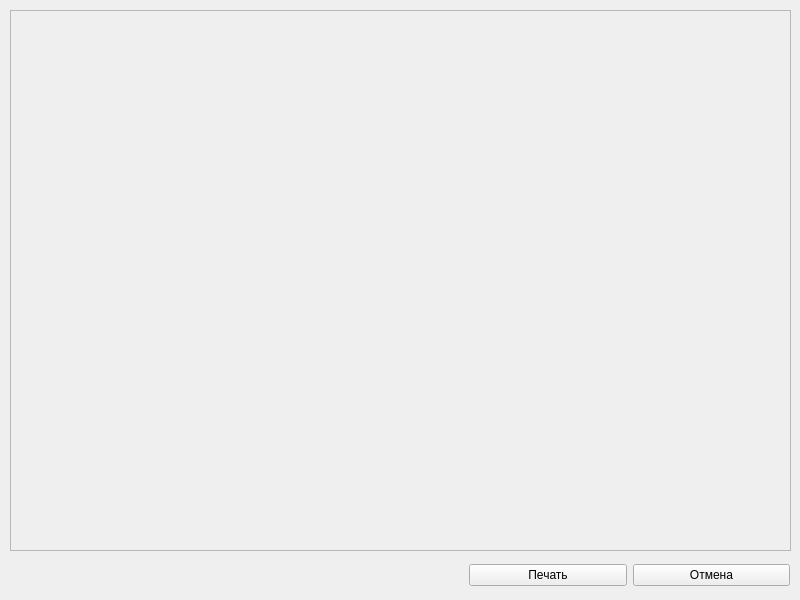
<?xml version="1.0" encoding="UTF-8"?>
<ui version="4.0">
 <class>PreViewWnd</class>
 <widget class="QWidget" name="PreViewWnd">
  <property name="geometry">
   <rect>
    <x>0</x>
    <y>0</y>
    <width>800</width>
    <height>600</height>
   </rect>
  </property>
  <property name="windowTitle">
   <string>Form</string>
  </property>
  <widget class="QWidget" name="horizontalLayoutWidget">
   <property name="geometry">
    <rect>
     <x>469</x>
     <y>560</y>
     <width>321</width>
     <height>31</height>
    </rect>
   </property>
   <layout class="QHBoxLayout" name="horizontalLayout">
    <item>
     <widget class="QPushButton" name="printBtn">
      <property name="text">
       <string>Печать</string>
      </property>
     </widget>
    </item>
    <item>
     <widget class="QPushButton" name="CancelBTn">
      <property name="text">
       <string>Отмена</string>
      </property>
     </widget>
    </item>
   </layout>
  </widget>
  <widget class="QScrollArea" name="scrollArea">
   <property name="geometry">
    <rect>
     <x>10</x>
     <y>10</y>
     <width>781</width>
     <height>541</height>
    </rect>
   </property>
   <property name="widgetResizable">
    <bool>true</bool>
   </property>
   <widget class="QWidget" name="scrollAreaWidgetContents">
    <property name="geometry">
     <rect>
      <x>0</x>
      <y>0</y>
      <width>779</width>
      <height>539</height>
     </rect>
    </property>
   </widget>
  </widget>
 </widget>
 <resources/>
 <connections>
  <connection>
   <sender>CancelBTn</sender>
   <signal>clicked()</signal>
   <receiver>PreViewWnd</receiver>
   <slot>close()</slot>
   <hints>
    <hint type="sourcelabel">
     <x>710</x>
     <y>575</y>
    </hint>
    <hint type="destinationlabel">
     <x>399</x>
     <y>299</y>
    </hint>
   </hints>
  </connection>
  <connection>
   <sender>printBtn</sender>
   <signal>clicked()</signal>
   <receiver>PreViewWnd</receiver>
   <slot>close()</slot>
   <hints>
    <hint type="sourcelabel">
     <x>548</x>
     <y>575</y>
    </hint>
    <hint type="destinationlabel">
     <x>399</x>
     <y>299</y>
    </hint>
   </hints>
  </connection>
 </connections>
</ui>
